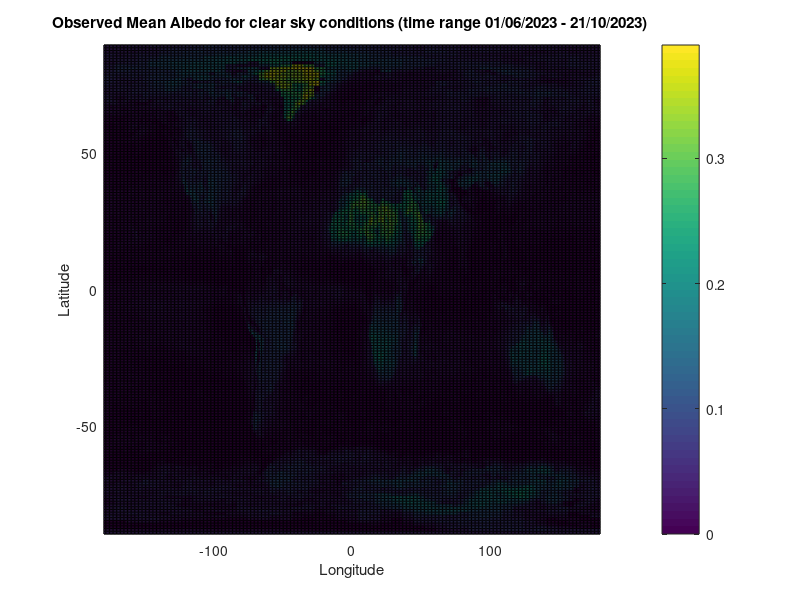

Source code (MATLAB): (Note: this script raises an error after producing the figure.)
load matlab_mean_data.mat
lonCentered = lonData -180;

%moyenne temporelle des données et figures


figure(1)
pcolor(lonCentered,latData,alb_clr_mean')
title("Observed Mean Albedo for clear sky conditions (time range 01/06/2023 - 21/10/2023) ")
xlabel("Longitude")
ylabel("Latitude")
c1=colorbar;
c1.Label.String="Albedo \alpha";



figure(2)
pcolor(lonCentered,latData,solar_clr_mean')
title("Mean Incoming Solar Flux for clear sky conditions (time range 01/06/2023 - 21/10/2023) ")
xlabel("Longitude")
ylabel("Latitude")
c2=colorbar;
c2.Label.String="Incoming Solar Flux (W·m^{-2})";



figure(3)
pcolor(lonCentered,latData,alb_all_mean')
title("Observed Mean Albedo for all-sky conditions (time range 01/06/2023 - 21/10/2023) ")
xlabel("Longitude")
ylabel("Latitude")
colorbar
c3=colorbar;
c3.Label.String="Albedo \alpha";




figure(4)
pcolor(lonCentered,latData,solar_all_mean')
title("Mean Incoming Solar Flux for all-sky conditions (time range 01/06/2023 - 21/10/2023) ")
xlabel("Longitude")
ylabel("Latitude")
colorbar




figure(5)
pcolor(lonCentered,latData,cldarea_low_mean')
title("Mean cloud coverage - low clouds (time range 01/06/2023 - 21/10/2023) ")
xlabel("Longitude")
ylabel("Latitude")
colorbar




figure(6)
pcolor(lonCentered,latData,cldarea_mid_low_mean')
title("Mean cloud coverage - mid-low clouds (time range 01/06/2023 - 21/10/2023) ")
xlabel("Longitude")
ylabel("Latitude")
colorbar




figure(7)
pcolor(lonCentered,latData,cldarea_mid_high_mean')
title("Mean cloud coverage - mid-high clouds (time range 01/06/2023 - 21/10/2023) ")
xlabel("Longitude")
ylabel("Latitude")
colorbar




figure(8)
pcolor(lonCentered,latData,cldarea_high_mean')
title("Mean cloud coverage - high clouds (time range 01/06/2023 - 21/10/2023) ")
xlabel("Longitude")
ylabel("Latitude")
colorbar